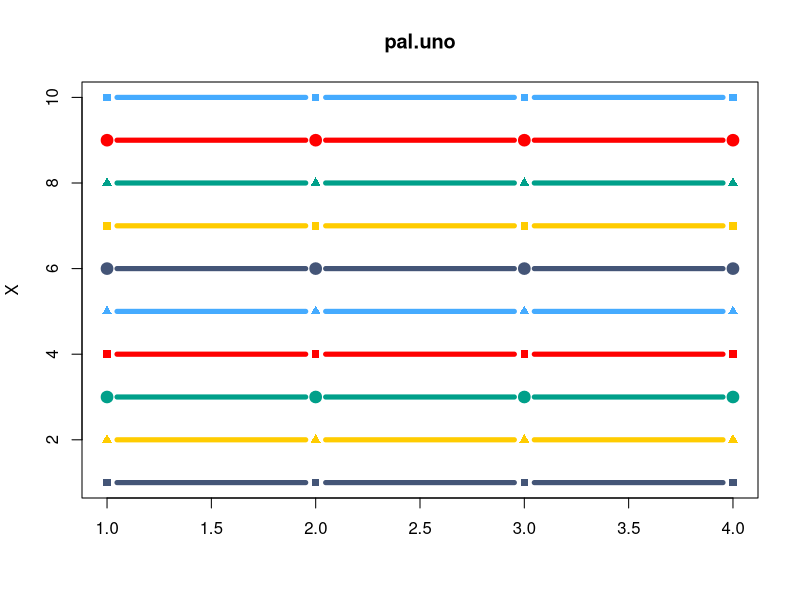
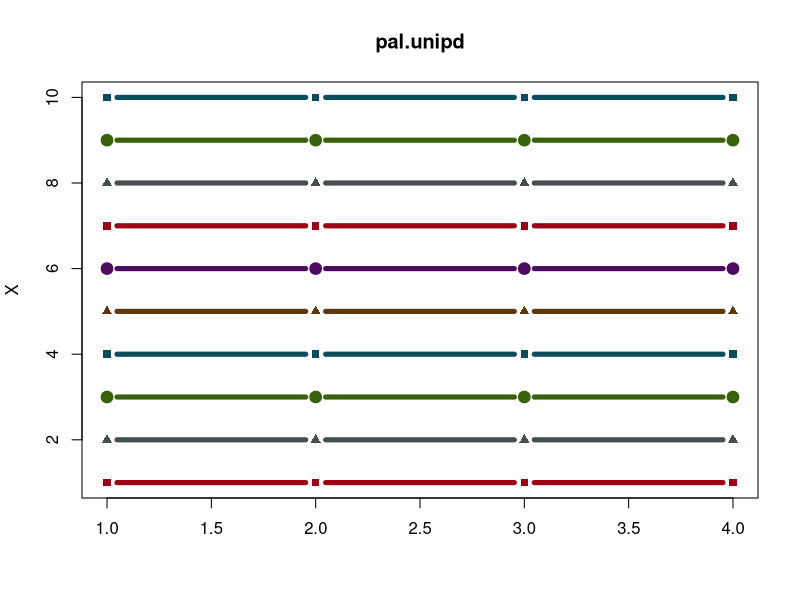
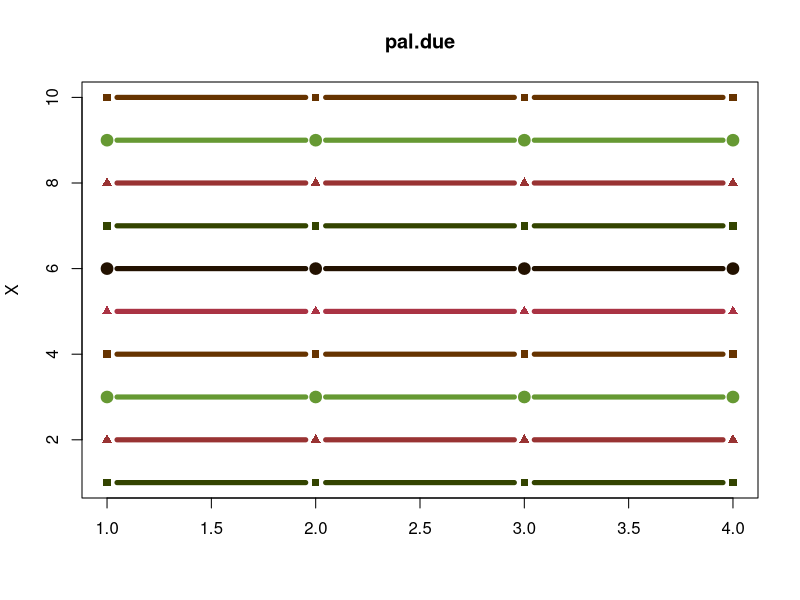
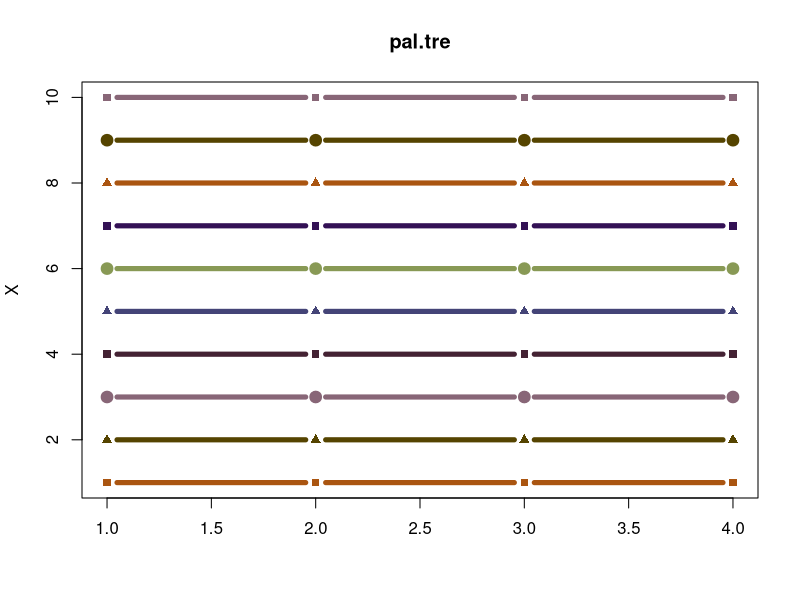

Here is the R script that generated these plots, in order:

col.red.unipd="#9b0014"
col.grey.unipd="#444F51"
pal.unipd=c(col.red.unipd,col.grey.unipd,
            "#38610B","#0B4C5F","#61380B","#4C0B5F")

pal.unipd.76=adjustcolor(pal.unipd, 0.76)

pal.uno=c("#445577",#"gray30"
             "#ffcc00",#"#F2AD00",
             "#00A08A",
             "#FF0000",
             "#45abff")

pal.due=c("#334400",
          "#993333",
          "#669933",
          "#663300",
          "#aa3344",
          "#221100")

pal.tre=c("#aa5511",
          "#554400",
          "#886677",
          "#442233",
          "#444477",
          "#889955",
          "#331155")

X=t(matrix(1:10,10,4))

matplot(X, type = "b", pch = c(15,17,19), lwd=5,lty=1,col=pal.uno,main="pal.uno")
matplot(X, type = "b", pch = c(15,17,19), lwd=5,lty=1,col=pal.unipd,main="pal.unipd")
matplot(X, type = "b", pch = c(15,17,19), lwd=5,lty=1,col=pal.due,main="pal.due")
matplot(X, type = "b", pch = c(15,17,19), lwd=5,lty=1,col=pal.tre,main="pal.tre")

# pal.my=c("#994500","#005499","#331122","#113322","#009945","#445566","#556644","#773300")

# pal.uno=c("#445577","#ff9944","#dd0022","#ffcc00",
#           "#45abff","#45ff99","#786744")
# matplot(X, type = "b", pch = c(15,17,19), lwd=5,lty=1,col=pal.uno)
# 
# 

# palette(unipd)
# matplot(t(X), type = "b", pch = 21:23, col = 1:6, bg = 1:6,lwd=3)
# palette(unipd.clear)
# matplot(t(X), type = "b", pch = 21:23, col = 1:6, bg = 1:6,lwd=3)

# palette(pal.autumn)
# matplot(t(X), type = "b", pch = 21:23, col = 1:6, bg = 1:6,lwd=3)
